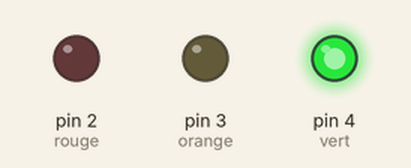
Bench run of a sketch on a simulated Arduino Uno, built with avr-gcc and run on an emulated ATmega328P. Parts: output pins drawn as LEDs (lit = HIGH). What the sketch prints to the serial monitor is not drawn.

Above: at 1.5 s.
At 3.5 s:
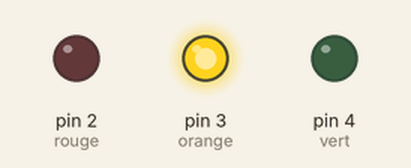
At 5.5 s:
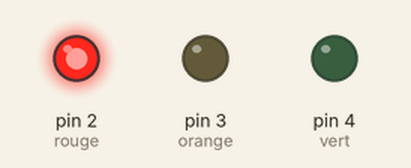
Timing chart, 0 to 9.1 s (numbered marks = the images above):
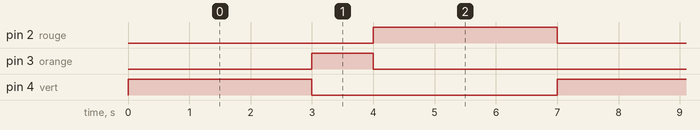

Measured:
- by itself, pin 2 (rouge), pin 4 (vert): alternates HIGH for 3.0 s and LOW for 4.0 s
- by itself, pin 3 (orange): alternates HIGH for 1.0 s and LOW for 6.0 s
- by itself, everything shown: repeats every 7.0 s, in 4 steps

The sketch:

Feu_tricolore.ino
```cpp
/*
  Vert : 4
  Orange : 3
  Rouge : 2
*/
int vert = 4;
int orange = 3;
int rouge = 2;
// le code dans cette fonction est exécuté une fois au début
void setup() {
  // indique que la broche de la LED une sortie :
  // on va modifier sa tension
  pinMode(vert, OUTPUT);
  pinMode(orange, OUTPUT);
  pinMode(rouge, OUTPUT);
  Serial.begin(9600);
  Serial.println(micros());
  Serial.println(millis());
}

// le code dans cette fonction est exécuté en boucle
void loop() {
  digitalWrite(vert, HIGH);                 // allumer la LED (tension 5V sur la broche)
  delay(3000);                             // attendre 1000ms = 1s
  digitalWrite(vert, LOW);                // éteindre la LED (tension 0V sur la broche)
  digitalWrite(orange, HIGH);            // allumer la LED (tension 5V sur la broche)
  delay(1000);                          // attendre à nouveau 1 seconde
  digitalWrite(orange, LOW);           // éteindre la LED (tension 0V sur la broche)
  digitalWrite(rouge, HIGH);          // allumer la LED (tension 5V sur la broche)
  delay(3000);                       // attendre à nouveau 1 seconde
  digitalWrite(rouge, LOW);         // éteindre la LED (tension 0V sur la broche)
}
```
